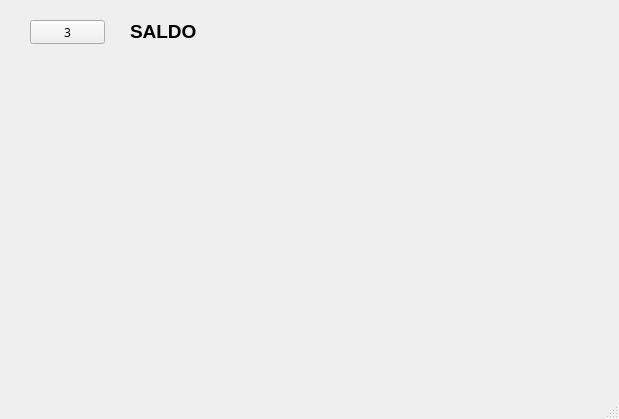
<?xml version="1.0" encoding="UTF-8"?>
<ui version="4.0">
 <class>MainWindow</class>
 <widget class="QMainWindow" name="MainWindow">
  <property name="geometry">
   <rect>
    <x>0</x>
    <y>0</y>
    <width>619</width>
    <height>419</height>
   </rect>
  </property>
  <property name="windowTitle">
   <string>MainWindow</string>
  </property>
  <widget class="QWidget" name="centralwidget">
   <widget class="QStackedWidget" name="stackedWidget">
    <property name="geometry">
     <rect>
      <x>0</x>
      <y>0</y>
      <width>621</width>
      <height>391</height>
     </rect>
    </property>
    <property name="font">
     <font>
      <bold>true</bold>
     </font>
    </property>
    <property name="toolTipDuration">
     <number>-1</number>
    </property>
    <property name="currentIndex">
     <number>4</number>
    </property>
    <widget class="QWidget" name="aloitus"/>
    <widget class="QWidget" name="pankkisivu">
     <widget class="QWidget" name="horizontalLayoutWidget">
      <property name="geometry">
       <rect>
        <x>10</x>
        <y>0</y>
        <width>551</width>
        <height>381</height>
       </rect>
      </property>
      <layout class="QHBoxLayout" name="horizontalLayout">
       <item>
        <layout class="QFormLayout" name="formLayout">
         <item row="0" column="0">
          <widget class="QPushButton" name="TAKAISIN_BT">
           <property name="font">
            <font>
             <family>Webdings</family>
             <bold>true</bold>
            </font>
           </property>
           <property name="cursor">
            <cursorShape>PointingHandCursor</cursorShape>
           </property>
           <property name="text">
            <string>3</string>
           </property>
          </widget>
         </item>
         <item row="0" column="1">
          <widget class="QLabel" name="TAKAISIN_LB">
           <property name="font">
            <font>
             <family>Source Code Pro</family>
             <pointsize>12</pointsize>
             <bold>true</bold>
            </font>
           </property>
           <property name="text">
            <string>TAKAISIN</string>
           </property>
          </widget>
         </item>
         <item row="1" column="0">
          <widget class="QPushButton" name="LOPETA_BT">
           <property name="font">
            <font>
             <family>Webdings</family>
             <bold>true</bold>
            </font>
           </property>
           <property name="cursor">
            <cursorShape>PointingHandCursor</cursorShape>
           </property>
           <property name="text">
            <string>3</string>
           </property>
          </widget>
         </item>
         <item row="1" column="1">
          <widget class="QLabel" name="LOPETA_LB">
           <property name="font">
            <font>
             <family>Source Code Pro</family>
             <pointsize>12</pointsize>
             <bold>true</bold>
            </font>
           </property>
           <property name="text">
            <string>LOPETA</string>
           </property>
          </widget>
         </item>
        </layout>
       </item>
       <item>
        <layout class="QFormLayout" name="formLayout_2">
         <item row="0" column="1">
          <widget class="QPushButton" name="OTTO_BT">
           <property name="font">
            <font>
             <family>Webdings</family>
             <bold>true</bold>
            </font>
           </property>
           <property name="cursor">
            <cursorShape>PointingHandCursor</cursorShape>
           </property>
           <property name="text">
            <string>4</string>
           </property>
          </widget>
         </item>
         <item row="0" column="0">
          <widget class="QLabel" name="OTTO_LB">
           <property name="maximumSize">
            <size>
             <width>16777215</width>
             <height>16777215</height>
            </size>
           </property>
           <property name="font">
            <font>
             <family>Source Code Pro</family>
             <pointsize>12</pointsize>
             <bold>true</bold>
            </font>
           </property>
           <property name="layoutDirection">
            <enum>Qt::LeftToRight</enum>
           </property>
           <property name="text">
            <string>          OTTO</string>
           </property>
           <property name="alignment">
            <set>Qt::AlignRight|Qt::AlignTrailing|Qt::AlignVCenter</set>
           </property>
          </widget>
         </item>
         <item row="1" column="0">
          <widget class="QLabel" name="TILITAPAHTUMAT_LB">
           <property name="font">
            <font>
             <family>Source Code Pro</family>
             <pointsize>12</pointsize>
             <bold>true</bold>
            </font>
           </property>
           <property name="cursor">
            <cursorShape>ArrowCursor</cursorShape>
           </property>
           <property name="focusPolicy">
            <enum>Qt::NoFocus</enum>
           </property>
           <property name="text">
            <string>TILITAPAHTUMAT</string>
           </property>
          </widget>
         </item>
         <item row="1" column="1">
          <widget class="QPushButton" name="TILITAPAHTUMAT_BT">
           <property name="font">
            <font>
             <family>Webdings</family>
             <bold>true</bold>
            </font>
           </property>
           <property name="cursor">
            <cursorShape>PointingHandCursor</cursorShape>
           </property>
           <property name="text">
            <string>4</string>
           </property>
          </widget>
         </item>
         <item row="2" column="0">
          <widget class="QLabel" name="SALDO_LB">
           <property name="font">
            <font>
             <family>Source Code Pro</family>
             <pointsize>12</pointsize>
             <bold>true</bold>
            </font>
           </property>
           <property name="layoutDirection">
            <enum>Qt::RightToLeft</enum>
           </property>
           <property name="text">
            <string>         SALDO</string>
           </property>
           <property name="alignment">
            <set>Qt::AlignRight|Qt::AlignTrailing|Qt::AlignVCenter</set>
           </property>
          </widget>
         </item>
         <item row="2" column="1">
          <widget class="QPushButton" name="SALDO_BT">
           <property name="font">
            <font>
             <family>Webdings</family>
             <bold>true</bold>
            </font>
           </property>
           <property name="cursor">
            <cursorShape>PointingHandCursor</cursorShape>
           </property>
           <property name="text">
            <string>4</string>
           </property>
          </widget>
         </item>
        </layout>
       </item>
      </layout>
     </widget>
    </widget>
    <widget class="QWidget" name="Otto">
     <widget class="QLabel" name="label_5">
      <property name="geometry">
       <rect>
        <x>10</x>
        <y>40</y>
        <width>251</width>
        <height>16</height>
       </rect>
      </property>
      <property name="font">
       <font>
        <family>Arial</family>
        <pointsize>12</pointsize>
        <bold>true</bold>
       </font>
      </property>
      <property name="text">
       <string>VALITSE NOSTETTAVA SUMMA</string>
      </property>
     </widget>
     <widget class="QWidget" name="formLayoutWidget">
      <property name="geometry">
       <rect>
        <x>10</x>
        <y>70</y>
        <width>253</width>
        <height>85</height>
       </rect>
      </property>
      <layout class="QFormLayout" name="formLayout_3">
       <item row="0" column="0">
        <widget class="QPushButton" name="OTTO_10E_BT">
         <property name="text">
          <string>10€</string>
         </property>
        </widget>
       </item>
       <item row="0" column="1">
        <widget class="QPushButton" name="OTTO_50E_BT">
         <property name="text">
          <string>50€</string>
         </property>
        </widget>
       </item>
       <item row="1" column="0">
        <widget class="QPushButton" name="OTTO_20E_BT">
         <property name="text">
          <string>20€</string>
         </property>
        </widget>
       </item>
       <item row="1" column="1">
        <widget class="QPushButton" name="OTTO_100E_BT">
         <property name="text">
          <string>100€</string>
         </property>
        </widget>
       </item>
       <item row="2" column="0">
        <widget class="QPushButton" name="OTTO_TAKAISIN">
         <property name="font">
          <font>
           <family>Webdings</family>
           <bold>false</bold>
          </font>
         </property>
         <property name="text">
          <string>3</string>
         </property>
        </widget>
       </item>
       <item row="2" column="1">
        <widget class="QLabel" name="label_4">
         <property name="font">
          <font>
           <family>Arial</family>
           <bold>true</bold>
          </font>
         </property>
         <property name="text">
          <string>TAKAISIN ALOITUKSEEN</string>
         </property>
        </widget>
       </item>
      </layout>
     </widget>
    </widget>
    <widget class="QWidget" name="tilitiedot">
     <widget class="QLabel" name="label_2">
      <property name="geometry">
       <rect>
        <x>120</x>
        <y>20</y>
        <width>101</width>
        <height>41</height>
       </rect>
      </property>
      <property name="text">
       <string>TILITAPAHTUMAT</string>
      </property>
     </widget>
     <widget class="QPushButton" name="TILITAPAHTUMAT_TAKAISIN">
      <property name="geometry">
       <rect>
        <x>40</x>
        <y>30</y>
        <width>75</width>
        <height>24</height>
       </rect>
      </property>
      <property name="font">
       <font>
        <family>Webdings</family>
        <bold>false</bold>
       </font>
      </property>
      <property name="text">
       <string>3</string>
      </property>
     </widget>
     <widget class="QLabel" name="TILITAPAHTUMAT_LABEL">
      <property name="geometry">
       <rect>
        <x>90</x>
        <y>100</y>
        <width>431</width>
        <height>231</height>
       </rect>
      </property>
      <property name="text">
       <string>TextLabel</string>
      </property>
     </widget>
    </widget>
    <widget class="QWidget" name="saldo">
     <widget class="QLabel" name="SALDO_LABEL">
      <property name="geometry">
       <rect>
        <x>130</x>
        <y>20</y>
        <width>431</width>
        <height>241</height>
       </rect>
      </property>
      <property name="font">
       <font>
        <pointsize>14</pointsize>
        <bold>true</bold>
       </font>
      </property>
      <property name="text">
       <string>SALDO</string>
      </property>
      <property name="alignment">
       <set>Qt::AlignLeading|Qt::AlignLeft|Qt::AlignTop</set>
      </property>
     </widget>
     <widget class="QPushButton" name="SALDO_TAKAISIN">
      <property name="geometry">
       <rect>
        <x>30</x>
        <y>20</y>
        <width>75</width>
        <height>24</height>
       </rect>
      </property>
      <property name="font">
       <font>
        <family>Webdings</family>
        <bold>false</bold>
       </font>
      </property>
      <property name="text">
       <string>3</string>
      </property>
     </widget>
    </widget>
   </widget>
  </widget>
  <widget class="QMenuBar" name="menubar">
   <property name="geometry">
    <rect>
     <x>0</x>
     <y>0</y>
     <width>619</width>
     <height>21</height>
    </rect>
   </property>
  </widget>
  <widget class="QStatusBar" name="statusbar"/>
 </widget>
 <resources/>
 <connections/>
</ui>
